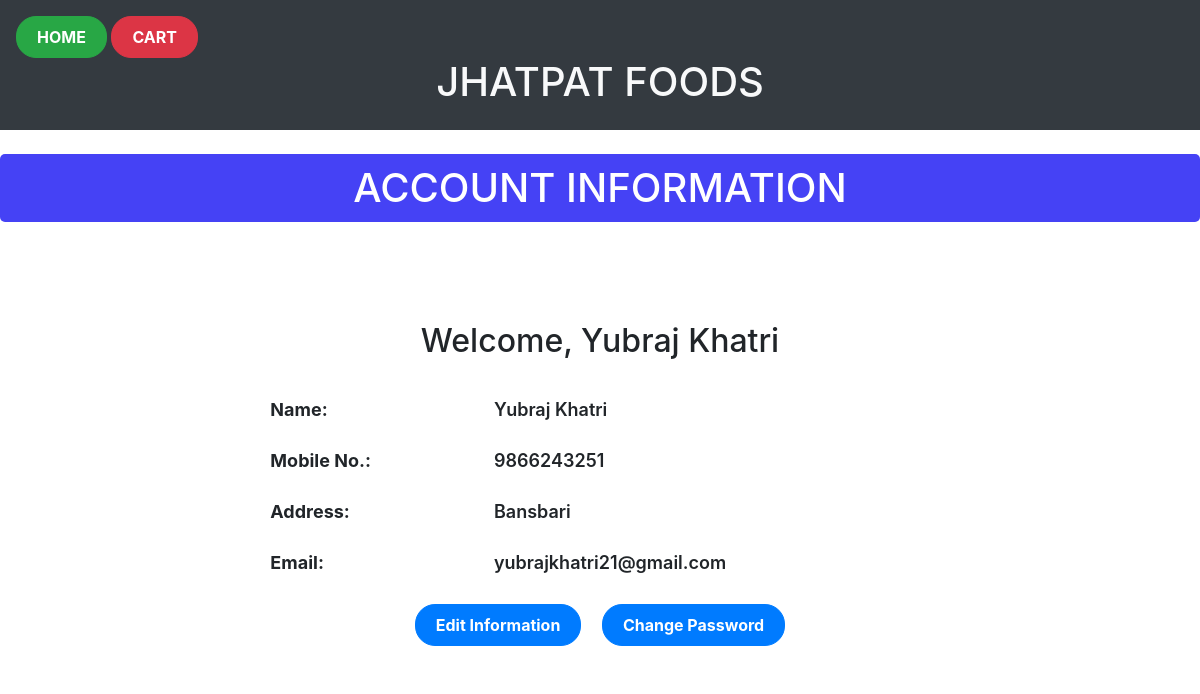
The page /ulogin/account.php (signed in) on the database its author committed.
### tables this page shows
CREATE TABLE `user` (
  `id` int(11) NOT NULL,
  `name` varchar(200) NOT NULL,
  `mobile` varchar(200) NOT NULL,
  `address` varchar(200) NOT NULL,
  `email` varchar(200) NOT NULL,
  `password` varchar(200) NOT NULL,
  `cpassword` varchar(200) NOT NULL
);

### ulogin/account.php (the view, shortened to what this page needs)
<?php
	include('../dbcon.php');
	$uid = $_SESSION['uid'];
	$query = "SELECT * FROM `user` WHERE `id` = '$uid'";
	$run = mysqli_query($conn, $query);
	$data = mysqli_fetch_assoc($run);
?>
<!DOCTYPE html>
<html>
<head>
	<link rel="stylesheet" type="text/css" href="../bootstrap/css/bootstrap.min.css">
</head>
<body>
	<div class="bg-dark pt-3 pb-3">
		<a href="../index.php" class="ml-3"><button type="button" class="btn btn-success">HOME</button></a>
		<a href="../menu/cart.php" class="mr-3"><button type="button" class="btn btn-danger">CART</button></a>
		<h1 class="text-center text-light">JHATPAT FOODS</h1>
	</div>
	<div class="text-center pt-4">
		<h1 class="info">ACCOUNT INFORMATION</h1>
	</div>
	<div class="container">
		<div class="row justify-content-center">
			<div class="col-md-8">
				<div class="main">
					<h2 class="text-center mb-4">Welcome, <?php echo $data['name'] ?></h2>
					<table class="table">
						<tr>
							<td class="tag">Name:</td>
							<td class="data"><?php echo $data['name'] ?></td>
						</tr>
						<tr>
							<td class="tag">Mobile No.:</td>
							<td class="data"><?php echo $data['mobile'] ?></td>
						</tr>
						<tr>
							<td class="tag">Address:</td>
							<td class="data"><?php echo $data['address'] ?></td>
						</tr>
						<tr>
							<td class="tag">Email:</td>
							<td class="data"><?php echo $data['email'] ?></td>
						</tr>
					</table>
					<div class="text-center">
						<a href="editInfo.php" class="btn btn-primary mr-3">Edit Information</a>
						<a href="chngePwd.php" class="btn btn-primary">Change Password</a>
					</div>
				</div>
			</div>
		</div>
	</div>
</body>
</html>

### ulogin/account.php (style rules this page uses)
body { background-image: url('../images/back.jpg'); background-repeat: no-repeat; background-attachment: fixed; background-position: center; background-size: cover; }
.container { padding: 50px 20px; }
.main { background-color: rgba(255, 255, 255, 0.8); border-radius: 15px; padding: 20px; }
.info { background-color: #4542f5; color: #fff; border-radius: 5px; padding: 10px 20px; margin-bottom: 30px; }
.table td, .table th { border-top: none; border-color: #fff; }
.tag { font-weight: bold; font-size: 18px; }
.data { font-weight: 600; font-size: 18px; }
.btn { border-radius: 20px; padding: 8px 20px; font-size: 16px; font-weight: bold; }

### rows shown on the page
user: name "Yubraj Khatri", mobile "9866243251", address "Bansbari", email "yubrajkhatri21@gmail.com"
